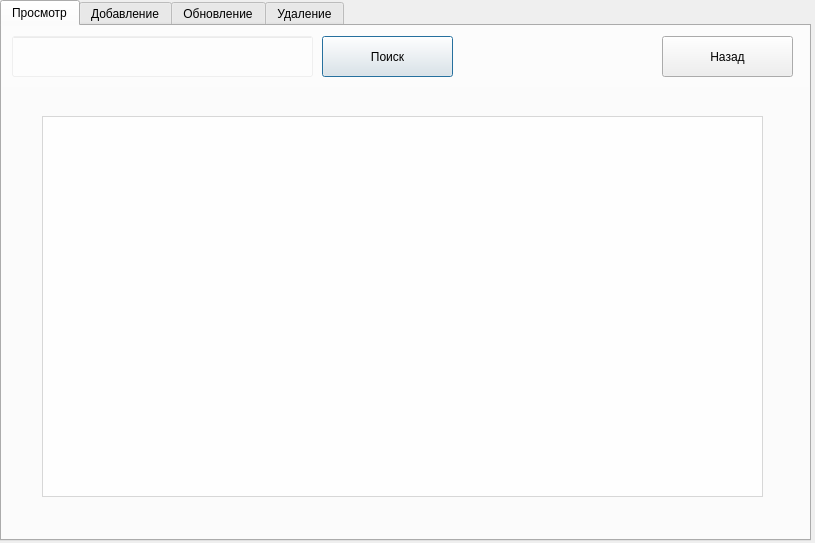
<?xml version="1.0" encoding="UTF-8"?>
<ui version="4.0">
 <class>Dialog</class>
 <widget class="QDialog" name="Dialog">
  <property name="geometry">
   <rect>
    <x>0</x>
    <y>0</y>
    <width>815</width>
    <height>543</height>
   </rect>
  </property>
  <property name="windowTitle">
   <string>Dialog</string>
  </property>
  <widget class="QLabel" name="label">
   <property name="geometry">
    <rect>
     <x>-3</x>
     <y>-5</y>
     <width>821</width>
     <height>551</height>
    </rect>
   </property>
   <property name="text">
    <string/>
   </property>
   <property name="pixmap">
    <pixmap>../photos/imgonline-com-ua-Blur-2l4fVmT8e17N.jpg</pixmap>
   </property>
  </widget>
  <widget class="QTabWidget" name="tabWidget">
   <property name="geometry">
    <rect>
     <x>0</x>
     <y>0</y>
     <width>811</width>
     <height>541</height>
    </rect>
   </property>
   <property name="minimumSize">
    <size>
     <width>0</width>
     <height>541</height>
    </size>
   </property>
   <property name="maximumSize">
    <size>
     <width>16777215</width>
     <height>541</height>
    </size>
   </property>
   <property name="currentIndex">
    <number>0</number>
   </property>
   <property name="tabBarAutoHide">
    <bool>false</bool>
   </property>
   <widget class="QWidget" name="selRow">
    <attribute name="title">
     <string>Просмотр</string>
    </attribute>
    <widget class="QLabel" name="selBack">
     <property name="geometry">
      <rect>
       <x>-3</x>
       <y>-5</y>
       <width>811</width>
       <height>521</height>
      </rect>
     </property>
     <property name="text">
      <string/>
     </property>
     <property name="pixmap">
      <pixmap>../photos/imgonline-com-ua-Blur-2l4fVmT8e17N.jpg</pixmap>
     </property>
    </widget>
    <widget class="QTableView" name="selTableParticipant">
     <property name="geometry">
      <rect>
       <x>40</x>
       <y>90</y>
       <width>721</width>
       <height>381</height>
      </rect>
     </property>
     <property name="styleSheet">
      <string notr="true">color: grey; background-color: rgba(255,255,255,175)
</string>
     </property>
    </widget>
    <widget class="QLabel" name="selUpperBack">
     <property name="geometry">
      <rect>
       <x>0</x>
       <y>0</y>
       <width>811</width>
       <height>61</height>
      </rect>
     </property>
     <property name="styleSheet">
      <string notr="true">background-color: rgba(255,255,255,75)</string>
     </property>
     <property name="text">
      <string/>
     </property>
    </widget>
    <widget class="QLineEdit" name="searchText">
     <property name="geometry">
      <rect>
       <x>10</x>
       <y>10</y>
       <width>301</width>
       <height>41</height>
      </rect>
     </property>
     <property name="styleSheet">
      <string notr="true">background-color: rgba(255,255,255,50)</string>
     </property>
    </widget>
    <widget class="QPushButton" name="searchButton">
     <property name="geometry">
      <rect>
       <x>320</x>
       <y>10</y>
       <width>131</width>
       <height>41</height>
      </rect>
     </property>
     <property name="text">
      <string>Поиск</string>
     </property>
    </widget>
    <widget class="QPushButton" name="selReturn">
     <property name="geometry">
      <rect>
       <x>660</x>
       <y>10</y>
       <width>131</width>
       <height>41</height>
      </rect>
     </property>
     <property name="text">
      <string>Назад</string>
     </property>
    </widget>
   </widget>
   <widget class="QWidget" name="addRow">
    <attribute name="title">
     <string>Добавление</string>
    </attribute>
    <widget class="QLabel" name="addBack">
     <property name="geometry">
      <rect>
       <x>-3</x>
       <y>-5</y>
       <width>811</width>
       <height>521</height>
      </rect>
     </property>
     <property name="text">
      <string/>
     </property>
     <property name="pixmap">
      <pixmap>../photos/imgonline-com-ua-Blur-2l4fVmT8e17N.jpg</pixmap>
     </property>
    </widget>
    <widget class="QLabel" name="addUpperBack">
     <property name="geometry">
      <rect>
       <x>0</x>
       <y>0</y>
       <width>811</width>
       <height>61</height>
      </rect>
     </property>
     <property name="styleSheet">
      <string notr="true">background-color: rgba(255,255,255,75)</string>
     </property>
     <property name="text">
      <string/>
     </property>
    </widget>
    <widget class="QPushButton" name="addReturn">
     <property name="geometry">
      <rect>
       <x>660</x>
       <y>10</y>
       <width>131</width>
       <height>41</height>
      </rect>
     </property>
     <property name="text">
      <string>Назад</string>
     </property>
    </widget>
    <widget class="QLabel" name="middleBack">
     <property name="geometry">
      <rect>
       <x>10</x>
       <y>80</y>
       <width>781</width>
       <height>421</height>
      </rect>
     </property>
     <property name="styleSheet">
      <string notr="true">background-color: rgba(255,255,255,150)</string>
     </property>
     <property name="text">
      <string/>
     </property>
    </widget>
    <widget class="QLineEdit" name="addParticipantIdInput">
     <property name="geometry">
      <rect>
       <x>60</x>
       <y>90</y>
       <width>251</width>
       <height>41</height>
      </rect>
     </property>
     <property name="autoFillBackground">
      <bool>false</bool>
     </property>
     <property name="styleSheet">
      <string notr="true">background-color: rgba(255,255,255,100)</string>
     </property>
     <property name="inputMask">
      <string/>
     </property>
     <property name="text">
      <string/>
     </property>
     <property name="placeholderText">
      <string>                                 ID</string>
     </property>
    </widget>
    <widget class="QLineEdit" name="addFullNameInput">
     <property name="geometry">
      <rect>
       <x>480</x>
       <y>90</y>
       <width>251</width>
       <height>41</height>
      </rect>
     </property>
     <property name="styleSheet">
      <string notr="true">background-color: rgba(255,255,255,100)</string>
     </property>
     <property name="placeholderText">
      <string>                              ФИО</string>
     </property>
    </widget>
    <widget class="QLineEdit" name="addPhotoPathInput">
     <property name="geometry">
      <rect>
       <x>60</x>
       <y>140</y>
       <width>251</width>
       <height>41</height>
      </rect>
     </property>
     <property name="styleSheet">
      <string notr="true">background-color: rgba(255,255,255,100)</string>
     </property>
     <property name="placeholderText">
      <string>                           Телефон</string>
     </property>
    </widget>
    <widget class="QLineEdit" name="addBdayInput">
     <property name="geometry">
      <rect>
       <x>480</x>
       <y>140</y>
       <width>251</width>
       <height>41</height>
      </rect>
     </property>
     <property name="styleSheet">
      <string notr="true">background-color: rgba(255,255,255,100)</string>
     </property>
     <property name="placeholderText">
      <string>                       Дата Рождения</string>
     </property>
    </widget>
    <widget class="QTableView" name="addTableParticipant">
     <property name="geometry">
      <rect>
       <x>30</x>
       <y>290</y>
       <width>741</width>
       <height>201</height>
      </rect>
     </property>
     <property name="styleSheet">
      <string notr="true">color: grey; background-color: rgba(255,255,255,175)
</string>
     </property>
    </widget>
    <widget class="QPushButton" name="addInsert">
     <property name="geometry">
      <rect>
       <x>330</x>
       <y>170</y>
       <width>131</width>
       <height>41</height>
      </rect>
     </property>
     <property name="text">
      <string>Добавить</string>
     </property>
    </widget>
    <widget class="QLineEdit" name="addSexInput">
     <property name="geometry">
      <rect>
       <x>480</x>
       <y>190</y>
       <width>251</width>
       <height>41</height>
      </rect>
     </property>
     <property name="styleSheet">
      <string notr="true">background-color: rgba(255,255,255,100)</string>
     </property>
     <property name="placeholderText">
      <string>                               Пол</string>
     </property>
    </widget>
    <widget class="QLineEdit" name="addInsuranceNumberInput">
     <property name="geometry">
      <rect>
       <x>60</x>
       <y>240</y>
       <width>251</width>
       <height>41</height>
      </rect>
     </property>
     <property name="styleSheet">
      <string notr="true">background-color: rgba(255,255,255,100)</string>
     </property>
     <property name="placeholderText">
      <string>            Номер страхового полиса</string>
     </property>
    </widget>
    <widget class="QLineEdit" name="addDLNumberPathInput">
     <property name="geometry">
      <rect>
       <x>60</x>
       <y>190</y>
       <width>251</width>
       <height>41</height>
      </rect>
     </property>
     <property name="styleSheet">
      <string notr="true">background-color: rgba(255,255,255,100)</string>
     </property>
     <property name="placeholderText">
      <string>                          Номер ВУ</string>
     </property>
    </widget>
    <widget class="QLineEdit" name="addTreatmentNeededInput">
     <property name="geometry">
      <rect>
       <x>480</x>
       <y>240</y>
       <width>251</width>
       <height>41</height>
      </rect>
     </property>
     <property name="styleSheet">
      <string notr="true">background-color: rgba(255,255,255,100)</string>
     </property>
     <property name="placeholderText">
      <string>                Нужна помощь медиков?</string>
     </property>
    </widget>
   </widget>
   <widget class="QWidget" name="updRow">
    <attribute name="title">
     <string>Обновление</string>
    </attribute>
    <widget class="QLabel" name="updBack">
     <property name="geometry">
      <rect>
       <x>-3</x>
       <y>-5</y>
       <width>811</width>
       <height>521</height>
      </rect>
     </property>
     <property name="text">
      <string/>
     </property>
     <property name="pixmap">
      <pixmap>../photos/imgonline-com-ua-Blur-2l4fVmT8e17N.jpg</pixmap>
     </property>
    </widget>
    <widget class="QLabel" name="updUpperBack">
     <property name="geometry">
      <rect>
       <x>0</x>
       <y>0</y>
       <width>811</width>
       <height>61</height>
      </rect>
     </property>
     <property name="styleSheet">
      <string notr="true">background-color: rgba(255,255,255,75)</string>
     </property>
     <property name="text">
      <string/>
     </property>
    </widget>
    <widget class="QPushButton" name="updReturn">
     <property name="geometry">
      <rect>
       <x>660</x>
       <y>10</y>
       <width>131</width>
       <height>41</height>
      </rect>
     </property>
     <property name="text">
      <string>Назад</string>
     </property>
    </widget>
    <widget class="QLabel" name="updMiddleBack">
     <property name="geometry">
      <rect>
       <x>10</x>
       <y>80</y>
       <width>781</width>
       <height>421</height>
      </rect>
     </property>
     <property name="styleSheet">
      <string notr="true">background-color: rgba(255,255,255,150)</string>
     </property>
     <property name="text">
      <string/>
     </property>
    </widget>
    <widget class="QPushButton" name="updChange">
     <property name="geometry">
      <rect>
       <x>330</x>
       <y>170</y>
       <width>131</width>
       <height>41</height>
      </rect>
     </property>
     <property name="text">
      <string>Изменить</string>
     </property>
    </widget>
    <widget class="QTableView" name="updTableParticipant">
     <property name="geometry">
      <rect>
       <x>30</x>
       <y>290</y>
       <width>741</width>
       <height>201</height>
      </rect>
     </property>
     <property name="styleSheet">
      <string notr="true">color: grey; background-color: rgba(255,255,255,175)
</string>
     </property>
    </widget>
    <widget class="QLineEdit" name="updParticipantIdInput">
     <property name="geometry">
      <rect>
       <x>60</x>
       <y>90</y>
       <width>251</width>
       <height>41</height>
      </rect>
     </property>
     <property name="autoFillBackground">
      <bool>false</bool>
     </property>
     <property name="styleSheet">
      <string notr="true">background-color: rgba(255,255,255,100)</string>
     </property>
     <property name="inputMask">
      <string/>
     </property>
     <property name="text">
      <string/>
     </property>
     <property name="placeholderText">
      <string>                                 ID</string>
     </property>
    </widget>
    <widget class="QLineEdit" name="updPhotoPathInput">
     <property name="geometry">
      <rect>
       <x>60</x>
       <y>140</y>
       <width>251</width>
       <height>41</height>
      </rect>
     </property>
     <property name="styleSheet">
      <string notr="true">background-color: rgba(255,255,255,100)</string>
     </property>
     <property name="placeholderText">
      <string>                           Телефон</string>
     </property>
    </widget>
    <widget class="QLineEdit" name="updDLNumberPathInput">
     <property name="geometry">
      <rect>
       <x>60</x>
       <y>190</y>
       <width>251</width>
       <height>41</height>
      </rect>
     </property>
     <property name="styleSheet">
      <string notr="true">background-color: rgba(255,255,255,100)</string>
     </property>
     <property name="placeholderText">
      <string>                          Номер ВУ</string>
     </property>
    </widget>
    <widget class="QLineEdit" name="updInsuranceNumberInput">
     <property name="geometry">
      <rect>
       <x>60</x>
       <y>240</y>
       <width>251</width>
       <height>41</height>
      </rect>
     </property>
     <property name="styleSheet">
      <string notr="true">background-color: rgba(255,255,255,100)</string>
     </property>
     <property name="placeholderText">
      <string>            Номер страхового полиса</string>
     </property>
    </widget>
    <widget class="QLineEdit" name="updFullNameInput">
     <property name="geometry">
      <rect>
       <x>480</x>
       <y>90</y>
       <width>251</width>
       <height>41</height>
      </rect>
     </property>
     <property name="styleSheet">
      <string notr="true">background-color: rgba(255,255,255,100)</string>
     </property>
     <property name="placeholderText">
      <string>                              ФИО</string>
     </property>
    </widget>
    <widget class="QLineEdit" name="updBdayInput">
     <property name="geometry">
      <rect>
       <x>480</x>
       <y>140</y>
       <width>251</width>
       <height>41</height>
      </rect>
     </property>
     <property name="styleSheet">
      <string notr="true">background-color: rgba(255,255,255,100)</string>
     </property>
     <property name="placeholderText">
      <string>                       Дата Рождения</string>
     </property>
    </widget>
    <widget class="QLineEdit" name="updSexInput">
     <property name="geometry">
      <rect>
       <x>480</x>
       <y>190</y>
       <width>251</width>
       <height>41</height>
      </rect>
     </property>
     <property name="styleSheet">
      <string notr="true">background-color: rgba(255,255,255,100)</string>
     </property>
     <property name="placeholderText">
      <string>                               Пол</string>
     </property>
    </widget>
    <widget class="QLineEdit" name="updTreatmentNeededInput">
     <property name="geometry">
      <rect>
       <x>480</x>
       <y>240</y>
       <width>251</width>
       <height>41</height>
      </rect>
     </property>
     <property name="styleSheet">
      <string notr="true">background-color: rgba(255,255,255,100)</string>
     </property>
     <property name="placeholderText">
      <string>                Нужна помощь медиков?</string>
     </property>
    </widget>
   </widget>
   <widget class="QWidget" name="delRow">
    <attribute name="title">
     <string>Удаление</string>
    </attribute>
    <widget class="QLabel" name="delBack">
     <property name="geometry">
      <rect>
       <x>-3</x>
       <y>-5</y>
       <width>811</width>
       <height>521</height>
      </rect>
     </property>
     <property name="text">
      <string/>
     </property>
     <property name="pixmap">
      <pixmap>../photos/imgonline-com-ua-Blur-2l4fVmT8e17N.jpg</pixmap>
     </property>
    </widget>
    <widget class="QLabel" name="delUpperBack">
     <property name="geometry">
      <rect>
       <x>0</x>
       <y>0</y>
       <width>811</width>
       <height>61</height>
      </rect>
     </property>
     <property name="styleSheet">
      <string notr="true">background-color: rgba(255,255,255,75)
</string>
     </property>
     <property name="text">
      <string/>
     </property>
    </widget>
    <widget class="QPushButton" name="delReturn">
     <property name="geometry">
      <rect>
       <x>660</x>
       <y>10</y>
       <width>131</width>
       <height>41</height>
      </rect>
     </property>
     <property name="text">
      <string>Назад</string>
     </property>
    </widget>
    <widget class="QLineEdit" name="delNameText">
     <property name="geometry">
      <rect>
       <x>10</x>
       <y>10</y>
       <width>301</width>
       <height>41</height>
      </rect>
     </property>
     <property name="styleSheet">
      <string notr="true">background-color: rgba(255,255,255,50)</string>
     </property>
    </widget>
    <widget class="QPushButton" name="deleteButton">
     <property name="geometry">
      <rect>
       <x>320</x>
       <y>10</y>
       <width>131</width>
       <height>41</height>
      </rect>
     </property>
     <property name="text">
      <string>Удалить</string>
     </property>
    </widget>
    <widget class="QTableView" name="delTableParticipant">
     <property name="geometry">
      <rect>
       <x>40</x>
       <y>90</y>
       <width>721</width>
       <height>381</height>
      </rect>
     </property>
     <property name="styleSheet">
      <string notr="true">color: grey; background-color: rgba(255,255,255,175)
</string>
     </property>
    </widget>
   </widget>
  </widget>
 </widget>
 <resources/>
 <connections/>
</ui>
